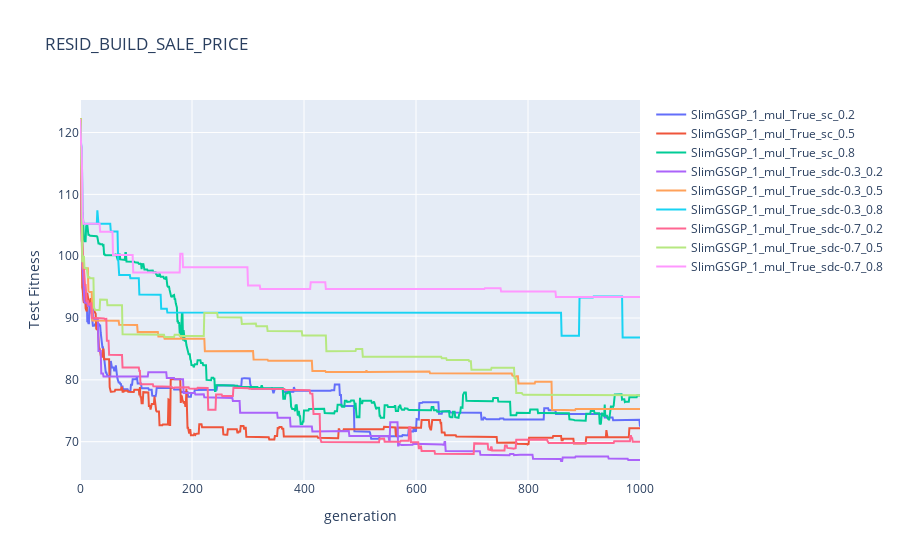

Write notebook code for a chart like this one.
### Code cell
for input_ in dataset:
    fig = go.Figure()
    for res_data in list(filter(lambda x: algo_type in x[:25], data.algo.unique())):
        data_fitered = data.query("dataset == @input_ and algo == @res_data")[['test_fitness', 'generation']].groupby('generation').median()
        
        fig.add_trace(go.Scatter(y=data_fitered['test_fitness'], x=data_fitered.index,
                          name = res_data))
    
    fig.update_layout(title_text=f'{input_.upper()}',
                     xaxis_title="generation",
                     yaxis_title="Test Fitness") 
    fig.show()

### Figure 1 — Plotly figure (JSON) as saved in the notebook; plotly's stock layout.template omitted (floating-point values rounded to 4 significant figures; data arrays with more than 128 entries replaced by an {"elided": "..."} marker saying what was removed)
{"data": [{"name": "SlimGSGP_1_mul_True_sc_0.2", "type": "scatter", "x": {"elided": "1001 int values"}, "y": {"elided": "1001 float values"}}, {"name": "SlimGSGP_1_mul_True_sc_0.5", "type": "scatter", "x": {"elided": "1001 int values"}, "y": {"elided": "1001 float values"}}, {"name": "SlimGSGP_1_mul_True_sc_0.8", "type": "scatter", "x": {"elided": "1001 int values"}, "y": {"elided": "1001 float values"}}, {"name": "SlimGSGP_1_mul_True_sdc-0.3_0.2", "type": "scatter", "x": {"elided": "1001 int values"}, "y": {"elided": "1001 float values"}}, {"name": "SlimGSGP_1_mul_True_sdc-0.3_0.5", "type": "scatter", "x": {"elided": "1001 int values"}, "y": {"elided": "1001 float values"}}, {"name": "SlimGSGP_1_mul_True_sdc-0.3_0.8", "type": "scatter", "x": {"elided": "1001 int values"}, "y": {"elided": "1001 float values"}}, {"name": "SlimGSGP_1_mul_True_sdc-0.7_0.2", "type": "scatter", "x": {"elided": "1001 int values"}, "y": {"elided": "1001 float values"}}, {"name": "SlimGSGP_1_mul_True_sdc-0.7_0.5", "type": "scatter", "x": {"elided": "1001 int values"}, "y": {"elided": "1001 float values"}}, {"name": "SlimGSGP_1_mul_True_sdc-0.7_0.8", "type": "scatter", "x": {"elided": "1001 int values"}, "y": {"elided": "1001 float values"}}], "layout": {"title": {"text": "RESID_BUILD_SALE_PRICE"}, "xaxis": {"title": {"text": "generation"}}, "yaxis": {"title": {"text": "Test Fitness"}}}}
